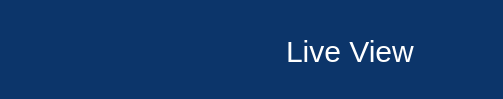
                        <widget class="QFrame" name="frame_9">
                         <property name="maximumSize">
                          <size>
                           <width>16777215</width>
                           <height>99</height>
                          </size>
                         </property>
                         <property name="styleSheet">
                          <string notr="true">QFrame{
	background: #0C356A;
	border-radius:3px;
}

</string>
                         </property>
                         <property name="frameShape">
                          <enum>QFrame::NoFrame</enum>
                         </property>
                         <property name="frameShadow">
                          <enum>QFrame::Plain</enum>
                         </property>
                         <property name="lineWidth">
                          <number>3</number>
                         </property>
                         <layout class="QHBoxLayout" name="horizontalLayout_25">
                          <property name="leftMargin">
                           <number>16</number>
                          </property>
                          <property name="topMargin">
                           <number>13</number>
                          </property>
                          <property name="rightMargin">
                           <number>9</number>
                          </property>
                          <property name="bottomMargin">
                           <number>9</number>
                          </property>
                          <item>
                           <widget class="QFrame" name="frame_10">
                            <property name="styleSheet">
                             <string notr="true"/>
                            </property>
                            <property name="frameShape">
                             <enum>QFrame::StyledPanel</enum>
                            </property>
                            <property name="frameShadow">
                             <enum>QFrame::Raised</enum>
                            </property>
                            <layout class="QHBoxLayout" name="horizontalLayout_5">
                             <property name="leftMargin">
                              <number>0</number>
                             </property>
                             <property name="topMargin">
                              <number>0</number>
                             </property>
                             <property name="rightMargin">
                              <number>0</number>
                             </property>
                             <property name="bottomMargin">
                              <number>0</number>
                             </property>
                             <item>
                              <widget class="QFrame" name="frame_2">
                               <property name="minimumSize">
                                <size>
                                 <width>0</width>
                                 <height>50</height>
                                </size>
                               </property>
                               <property name="maximumSize">
                                <size>
                                 <width>177</width>
                                 <height>16777215</height>
                                </size>
                               </property>
                               <property name="frameShape">
                                <enum>QFrame::StyledPanel</enum>
                               </property>
                               <property name="frameShadow">
                                <enum>QFrame::Raised</enum>
                               </property>
                               <layout class="QHBoxLayout" name="horizontalLayout_10">
                                <property name="leftMargin">
                                 <number>0</number>
                                </property>
                                <property name="topMargin">
                                 <number>0</number>
                                </property>
                                <property name="rightMargin">
                                 <number>0</number>
                                </property>
                                <property name="bottomMargin">
                                 <number>0</number>
                                </property>
                               </layout>
                              </widget>
                             </item>
                            </layout>
                           </widget>
                          </item>
                          <item>
                           <widget class="QPushButton" name="Stop_connection">
                            <property name="maximumSize">
                             <size>
                              <width>80</width>
                              <height>30</height>
                             </size>
                            </property>
                            <property name="baseSize">
                             <size>
                              <width>70</width>
                              <height>30</height>
                             </size>
                            </property>
                            <property name="toolTip">
                             <string>Disconnect to Camera</string>
                            </property>
                            <property name="styleSheet">
                             <string notr="true">
QPushButton{
	color: white;
	padding: 5px;
    background-color:#F1F0E8;
	font-size: 11pt;
	font-weight: bold;
	border-radius:7px;
    background-color:transparent;
}

QPushButton:hover{
	background: #a3a3a3;
}

QPushButton:disabled {
    color: #8D8D8D;
}

QPushButton:pressed {
	background: rgb(0, 0, 0);
}</string>
                            </property>
                            <property name="text">
                             <string/>
                            </property>
                            <property name="icon">
                             <iconset>
                              <normaloff>../icons/camera_disconnected.png</normaloff>../icons/camera_disconnected.png</iconset>
                            </property>
                            <property name="iconSize">
                             <size>
                              <width>50</width>
                              <height>50</height>
                             </size>
                            </property>
                           </widget>
                          </item>
                          <item>
                           <widget class="QPushButton" name="Camera_connection">
                            <property name="maximumSize">
                             <size>
                              <width>80</width>
                              <height>30</height>
                             </size>
                            </property>
                            <property name="baseSize">
                             <size>
                              <width>70</width>
                              <height>30</height>
                             </size>
                            </property>
                            <property name="cursor">
                             <cursorShape>PointingHandCursor</cursorShape>
                            </property>
                            <property name="toolTip">
                             <string>Connect to Camera</string>
                            </property>
                            <property name="styleSheet">
                             <string notr="true">
QPushButton{
	color: white;
	padding: 5px;
    background-color:#F1F0E8;
	font-size: 11pt;
	font-weight: bold;
	border-radius:7px;
    background-color:transparent;
}

QPushButton:hover{
	background: #a3a3a3;
}

QPushButton:disabled {
    color: #8D8D8D;
}

QPushButton:pressed {
	background: rgb(0, 0, 0);
}</string>
                            </property>
                            <property name="text">
                             <string/>
                            </property>
                            <property name="icon">
                             <iconset>
                              <normaloff>../icons/camera_connected.png</normaloff>../icons/camera_connected.png</iconset>
                            </property>
                            <property name="iconSize">
                             <size>
                              <width>50</width>
                              <height>50</height>
                             </size>
                            </property>
                           </widget>
                          </item>
                          <item>
                           <widget class="QPushButton" name="live">
                            <property name="maximumSize">
                             <size>
                              <width>70</width>
                              <height>30</height>
                             </size>
                            </property>
                            <property name="cursor">
                             <cursorShape>PointingHandCursor</cursorShape>
                            </property>
                            <property name="toolTip">
                             <string>Show Live</string>
                            </property>
                            <property name="styleSheet">
                             <string notr="true">
QPushButton{
	color: white;
    background-color:#F1F0E8;
	padding: 5px;
	font-size: 11pt;
	font-weight: bold;
	border-radius:7px;
background-color:transparent;
}

QPushButton:hover{
	background: #a3a3a3;
}

QPushButton:disabled {
    color: #8D8D8D;
}

QPushButton:pressed {
	background: rgb(0, 0, 0);
}</string>
                            </property>
                            <property name="text">
                             <string/>
                            </property>
                            <property name="icon">
                             <iconset>
                              <normaloff>../icons/Live00.png</normaloff>../icons/Live00.png</iconset>
                            </property>
                            <property name="iconSize">
                             <size>
                              <width>60</width>
                              <height>60</height>
                             </size>
                            </property>
                           </widget>
                          </item>
                          <item>
                           <widget class="QPushButton" name="Stop">
                            <property name="styleSheet">
                             <string notr="true">
QPushButton{
	color: white;
    background-color:#F1F0E8;
	padding: 5px;
	font-size: 11pt;
	font-weight: bold;
	border-radius:7px;
background-color:transparent;
}

QPushButton:hover{
	background: #a3a3a3;
}

QPushButton:disabled {
    color: #8D8D8D;
}

QPushButton:pressed {
	background: rgb(0, 0, 0);
}</string>
                            </property>
                            <property name="text">
                             <string/>
                            </property>
                            <property name="icon">
                             <iconset>
                              <normaloff>../icons/stop-button2.png</normaloff>../icons/stop-button2.png</iconset>
                            </property>
                            <property name="iconSize">
                             <size>
                              <width>29</width>
                              <height>26</height>
                             </size>
                            </property>
                           </widget>
                          </item>
                          <item>
                           <spacer name="horizontalSpacer_2">
                            <property name="orientation">
                             <enum>Qt::Horizontal</enum>
                            </property>
                            <property name="sizeHint" stdset="0">
                             <size>
                              <width>40</width>
                              <height>20</height>
                             </size>
                            </property>
                           </spacer>
                          </item>
                          <item>
                           <widget class="QLabel" name="label_2">
                            <property name="maximumSize">
                             <size>
                              <width>160</width>
                              <height>100</height>
                             </size>
                            </property>
                            <property name="styleSheet">
                             <string notr="true">font-size:30px;
color: white;
font: 23pt &quot;Mongolian Baiti&quot;;</string>
                            </property>
                            <property name="text">
                             <string>Live View</string>
                            </property>
                           </widget>
                          </item>
                          <item>
                           <spacer name="horizontalSpacer">
                            <property name="orientation">
                             <enum>Qt::Horizontal</enum>
                            </property>
                            <property name="sizeHint" stdset="0">
                             <size>
                              <width>40</width>
                              <height>20</height>
                             </size>
                            </property>
                           </spacer>
                          </item>
                          <item>
                           <spacer name="horizontalSpacer_3">
                            <property name="orientation">
                             <enum>Qt::Horizontal</enum>
                            </property>
                            <property name="sizeHint" stdset="0">
                             <size>
                              <width>40</width>
                              <height>20</height>
                             </size>
                            </property>
                           </spacer>
                          </item>
                         </layout>
                        </widget>
